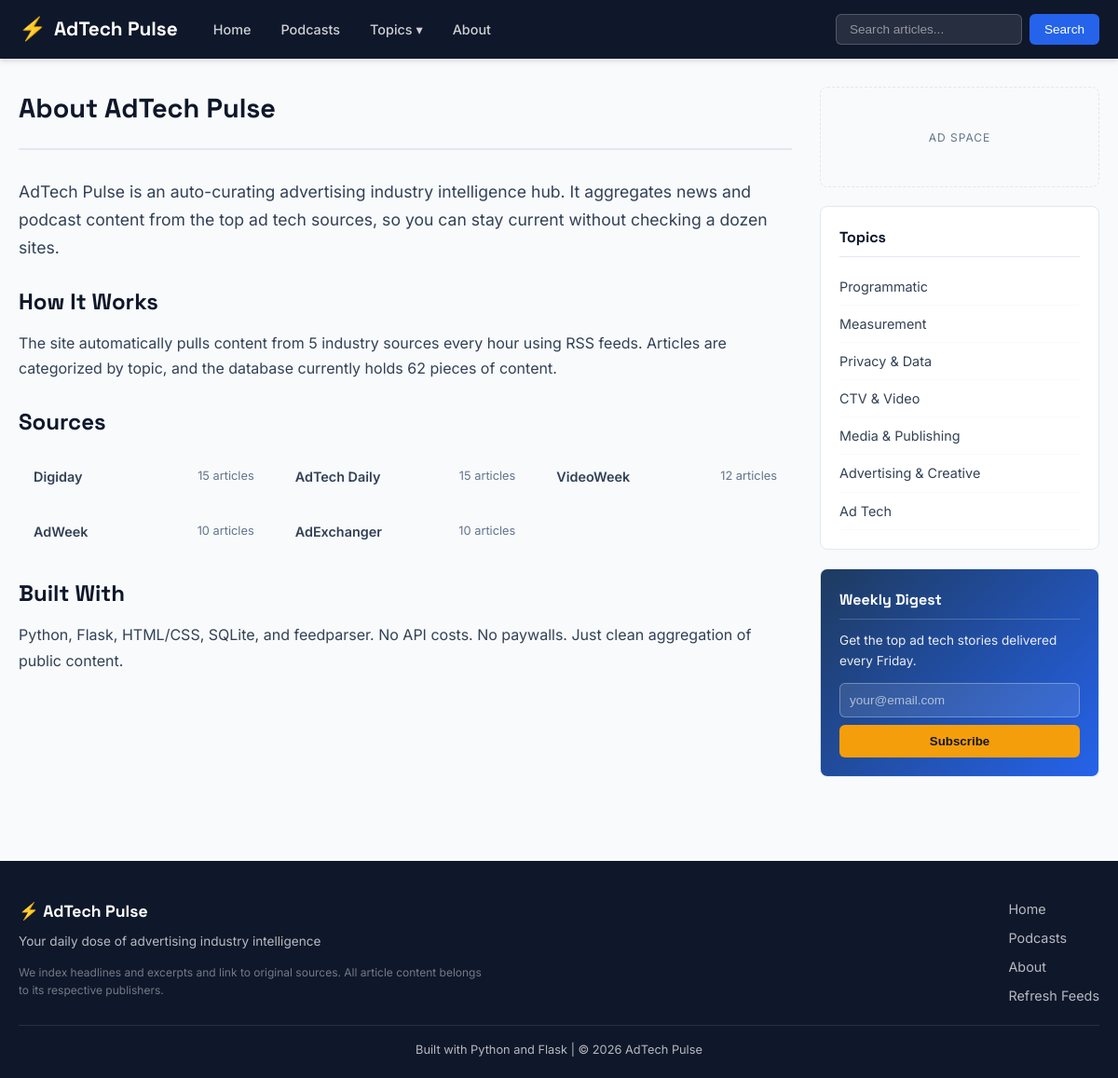
/about, run on the app's committed database.
### tables this page shows
CREATE TABLE articles (
            id INTEGER PRIMARY KEY AUTOINCREMENT,
            title TEXT NOT NULL,
            link TEXT UNIQUE NOT NULL,
            description TEXT,
            source_name TEXT,
            source_type TEXT DEFAULT 'news',
            category TEXT DEFAULT 'general',
            published_date TEXT,
            fetched_date TEXT,
            audio_url TEXT,
            audio_duration TEXT,
            sentiment_score REAL DEFAULT 0.0,
            is_trending INTEGER DEFAULT 0
        );

### app.py (the view)
@app.route("/about")
def about():
    source_counts = get_source_counts()
    total = get_article_count()
    return render_template(
        "about.html",
        source_counts=source_counts,
        total_articles=total,
        page_title="About",
    )

### app.py (called while the page is built)
@app.context_processor
def inject_globals():
    return {
        "app_name": APP_NAME,
        "app_tagline": APP_TAGLINE,
        "categories": CATEGORIES,
        "category_counts": get_category_counts(),
    }

### database.py (called while the page is built)
def get_connection():
    conn = sqlite3.connect(DB_PATH)
    conn.row_factory = sqlite3.Row
    return conn

def get_article_count():
    conn = get_connection()
    cursor = conn.cursor()
    cursor.execute("SELECT COUNT(*) as count FROM articles")
    result = cursor.fetchone()
    conn.close()
    return result["count"]

def get_category_counts():
    conn = get_connection()
    cursor = conn.cursor()
    cursor.execute("""
        SELECT category, COUNT(*) as count
        FROM articles
        GROUP BY category
        ORDER BY count DESC
    """)
    counts = {row["category"]: row["count"] for row in cursor.fetchall()}
    conn.close()
    return counts

def get_source_counts():
    conn = get_connection()
    cursor = conn.cursor()
    cursor.execute("""
        SELECT source_name, COUNT(*) as count
        FROM articles
        GROUP BY source_name
        ORDER BY count DESC
    """)
    counts = {row["source_name"]: row["count"] for row in cursor.fetchall()}
    conn.close()
    return counts

### templates/about.html
{% extends "base.html" %}
{% block content %}
<div class="page-header">
    <h1>About {{ app_name }}</h1>
</div>
<div class="about-content">
    <p class="about-intro">
        {{ app_name }} is an auto-curating advertising industry intelligence hub.
        It aggregates news and podcast content from the top ad tech sources,
        so you can stay current without checking a dozen sites.
    </p>
    <h2>How It Works</h2>
    <p>
        The site automatically pulls content from {{ source_counts|length }} industry sources
        every hour using RSS feeds. Articles are categorized by topic, and the database
        currently holds {{ total_articles }} pieces of content.
    </p>
    <h2>Sources</h2>
    <div class="source-grid">
        {% for source, count in source_counts.items() %}
        <div class="source-card">
            <span class="source-name">{{ source }}</span>
            <span class="source-count">{{ count }} articles</span>
        </div>
        {% endfor %}
    </div>
    <h2>Built With</h2>
    <p>
        Python, Flask, HTML/CSS, SQLite, and feedparser.
        No API costs. No paywalls. Just clean aggregation of public content.
    </p>
</div>
{% endblock %}

### static/css/style.css (style rules this page uses)
:root { --primary: #2563eb; --primary-dark: #1d4ed8; --secondary: #0f172a; --text: #334155; --text-light: #64748b; --bg: #f8fafc; --bg-white: #ffffff; --border: #e2e8f0; --accent: #f59e0b; --success: #10b981; --danger: #ef4444; --max-width: 1200px; --radius: 8px; --shadow: 0 1px 3px rgba(0, 0, 0, 0.1), 0 1px 2px rgba(0, 0, 0, 0.06); --shadow-md: 0 4px 6px rgba(0, 0, 0, 0.07), 0 2px 4px rgba(0, 0, 0, 0.06); }
*, *::before, *::after { margin: 0; padding: 0; box-sizing: border-box; }
body { font-family: 'Inter', -apple-system, BlinkMacSystemFont, sans-serif; color: var(--text); background-color: var(--bg); line-height: 1.6; font-size: 16px; }
.page-header { margin-bottom: 30px; padding-bottom: 20px; border-bottom: 2px solid var(--border); }
.page-header h1 { font-family: 'Space Grotesk', sans-serif; font-size: 1.8rem; color: var(--secondary); }
.about-content p { margin-bottom: 16px; line-height: 1.7; }
.about-content h2 { font-family: 'Space Grotesk', sans-serif; margin: 24px 0 12px; color: var(--secondary); }
.about-intro { font-size: 1.1rem; color: var(--text); }
.source-grid { display: grid; grid-template-columns: repeat(auto-fill, minmax(200px, 1fr)); gap: 12px; margin: 16px 0; }
.source-card { background: var(--bg); border-radius: var(--radius); padding: 12px 16px; display: flex; justify-content: space-between; align-items: center; }
.source-name { font-weight: 600; font-size: 0.9rem; }
.source-count { font-size: 0.8rem; color: var(--text-light); }

### data on the page
articles: source_name "Digiday", id "15"
articles: source_name "AdExchanger", id "10"

### other printed values
{{ app_name }} "AdTech Pulse"
{{ source_counts|length }} "5"
{{ total_articles }} "62"
{{ source }} "AdTech Daily" "VideoWeek" "AdWeek"
{{ count }} "15" "12" "10"
{{ cat.display_name }} "Programmatic" "Measurement" "Privacy & Data" "CTV & Video" "Media & Publishing" "Advertising & Creative" "Ad Tech"
{{ app_tagline }} "Your daily dose of advertising industry intelligence"
